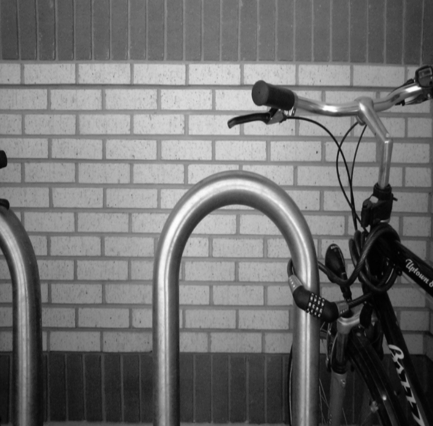
#> input picture Resources/Bikesgray.jpg, 433 x 426 px
$ jupyter execute 'Edge Detection.ipynb'
#> lines starting #> are read from the running program, lines starting #| are printed output that depends on the picture; after the words box and inside, x2 and y2 are one past the last pixel; in counts of white or black regions, pixels touching at a corner belong together
# Edge Detection

- Edge Detection is a Image processing technique used to identify the boundaries of objects and regions within an image where there are significant changes in intensity or color

[cell 1]
import cv2
import matplotlib.pyplot as plt
img = cv2.imread("Resources/Bikesgray.jpg", 0)
#> img is the input picture: shape (426, 433); min 1, max 255, mean 112.7
img = cv2.resize(img, (800, 800))
#> img: shape (800, 800)
img = img.astype('uint64')
plt.figure(figsize=(8,8))
plt.imshow(img, cmap = 'gray')

[cell 2]
img.shape
#> Out = (800, 800)

## Robert Cross Edge Detection

- Robert Cross edge detection is a basic method to detect edges in an image by applying two convolution masks (kernels) to highlight horizontal and vertical edges.
---

- Horizontal Filter (Gx):
|      | x0  | x1  |
|:--------:|:--------:|:--------:|
| y0   | +1  |  0  |
| y1   |  0  | -1  |

- Vertical Filter (Gy):
|      | x0  | x1  |
|:--------:|:--------:|:--------:|
| y0   |  0  | +1  |
| y1   | -1  |  0  |

[cell 3]
import numpy as np
def apply_filter_2x2(filter, img):
    output = np.array([[0]*len(img[0])]*len(img))
#> output: shape (800, 800) int64; every value is 0
    filter = np.array(filter)
    for i in range(len(img)):
        for j in range(len(img[0])):
            if i >= 1 and j >=1 and i <= (len(img[0]) -1) and j <= (len(img) -1):
                output[i][j] = (img[i-1: i+1, j-1:j+1] * filter).sum()
    return output

[cell 4]
robert_x = [[1, 0],[0, -1]]
robert_y = [[0, 1],[-1, 0]]
robert_x, robert_y

[cell 5]
rx_output = apply_filter_2x2(robert_x, img)
threshold = 10
rx_output[rx_output <= threshold] = 1
#> rx_output: shape (800, 800) int64; 60 distinct labels, from 1 to 70
rx_output[rx_output > threshold] = 0
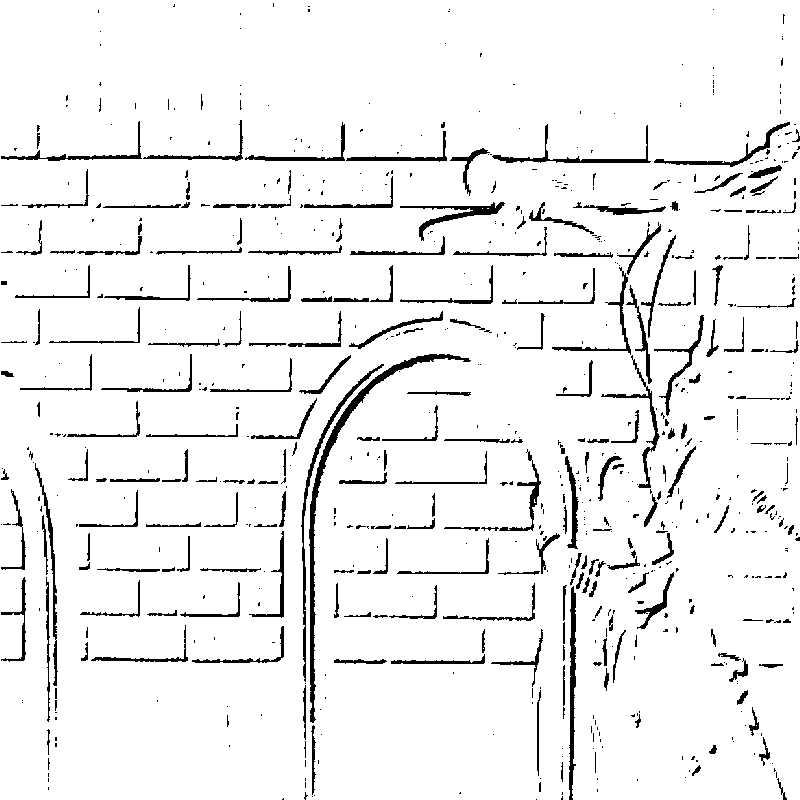
#> rx_output: shape (800, 800) int64; values 0 (black) and 1 (white), 93.8% white; 737 black regions (489 under 20 px), largest, box (x1, y1, x2, y2) and area: (309, 354, 471, 723) 2458, (301, 364, 384, 682) 1070, (569, 586, 576, 800) 946
plt.figure(figsize=(8,8))
plt.imshow(rx_output, cmap = 'binary')

[cell 6]
ry_output = apply_filter_2x2(robert_y, img)
threshold = 10
ry_output[ry_output <= threshold] = 1
#> ry_output: shape (800, 800) int64; 59 distinct labels, from 1 to 68
ry_output[ry_output > threshold] = 0
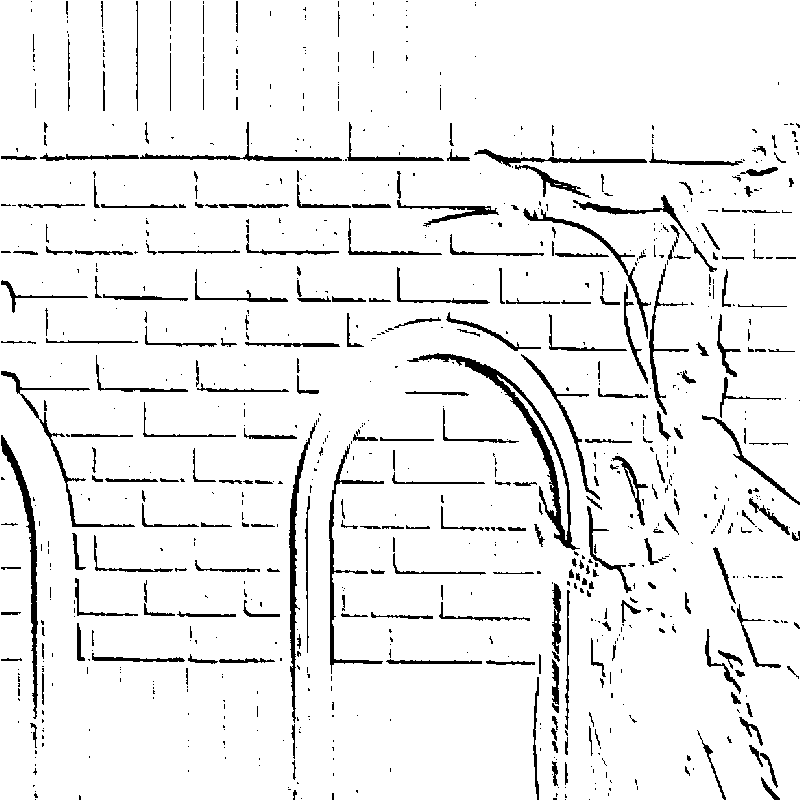
#> ry_output: shape (800, 800) int64; values 0 (black) and 1 (white), 93.4% white; 880 black regions (606 under 20 px), largest, box (x1, y1, x2, y2) and area: (407, 353, 580, 550) 2689, (1, 435, 38, 719) 1596, (289, 423, 316, 723) 1399
plt.figure(figsize=(8,8))
plt.imshow(ry_output, cmap = 'binary')

[cell 7]
rxy_output = rx_output & ry_output
#> rxy_output: shape (800, 800) int64; values 0 (black) and 1 (white), 89.6% white; 988 black regions (751 under 20 px), largest, box (x1, y1, x2, y2) and area: (517, 201, 744, 527) 8162, (301, 353, 580, 723) 8000, (1, 120, 800, 196) 4211
plt.figure(figsize=(8,8))
plt.imshow(rxy_output, cmap = 'binary')

[cell 8]
import numpy as np
def apply_filter_3x3(filter, img):
    output = np.array([[0]*len(img[0])]*len(img))
    filter = np.array(filter)
    for i in range(len(img)):
        for j in range(len(img[0])):
            if i >= 1 and j >=1 and i <= (len(img[0]) -2) and j <= (len(img) -2):
                output[i][j] = (img[i-1: i+2, j-1:j+2] * filter).sum()
    return output

## Sobel Edge Detection

Sobel edge detection is an edge detection technique that highlights edges by convolving an image with two filter kernels for detecting changes in horizontal and vertical gradients.

---

- Horizontal Filter (Gx):
|      | x0  | x1  | x2  |
|:----:|:---:|:---:|:---:|
| y0   | -1  |  0  | +1  |
| y1   | -2  |  0  | +2  |
| y2   | -1  |  0  | +1  |

- Vertical Filter (Gy):
|      | x0  | x1  | x2  |
|:----:|:---:|:---:|:---:|
| y0   | -1  | -2  | -1  |
| y1   |  0  |  0  |  0  |
| y2   | +1  | +2  | +1  |

[cell 9]
sorbel_x = [[-1, 0, 1], [-2, 0, 2], [-1, 0, 1]]
sorbel_y = [[-1, -2, -1], [0, 0, 0], [1, 2, 1]]
sorbel_x, sorbel_y

[cell 10]
sx_output = apply_filter_3x3(sorbel_x, img)
threshold = 40
sx_output[sx_output <= threshold] = 1
#> sx_output: shape (800, 800) int64; 346 distinct labels, from 1 to 431
sx_output[sx_output > threshold] = 0
#> sx_output: shape (800, 800) int64; values 0 (black) and 1 (white), 92.1% white; 747 black regions (516 under 20 px), largest, box (x1, y1, x2, y2) and area: (286, 338, 409, 799) 4626, (1, 435, 38, 799) 2870, (468, 359, 573, 549) 2798
plt.figure(figsize=(8,8))
plt.imshow(sx_output, cmap = 'binary')

[cell 11]
sy_output = apply_filter_3x3(sorbel_y, img)
#> after the loop in apply_filter_3x3 (call 2), `for i in range(len(img)):`:
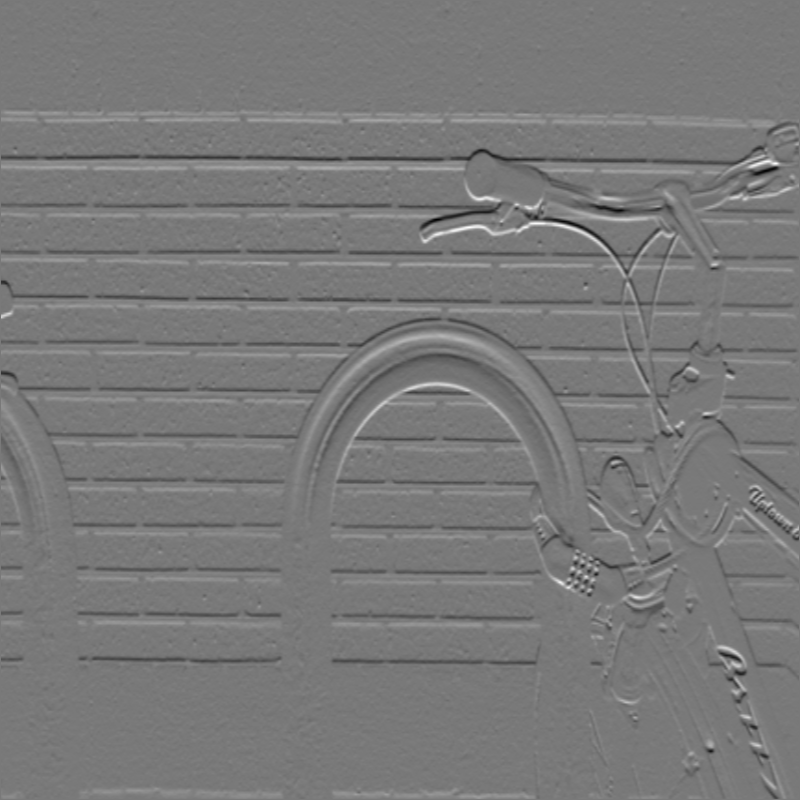
#> output: shape (800, 800) int64; min -387, max 424, mean -0.3; drawn with min black and max white
threshold = 40
sy_output[sy_output <= threshold] = 1
#> sy_output: shape (800, 800) int64; 353 distinct labels, from 1 to 424
sy_output[sy_output > threshold] = 0
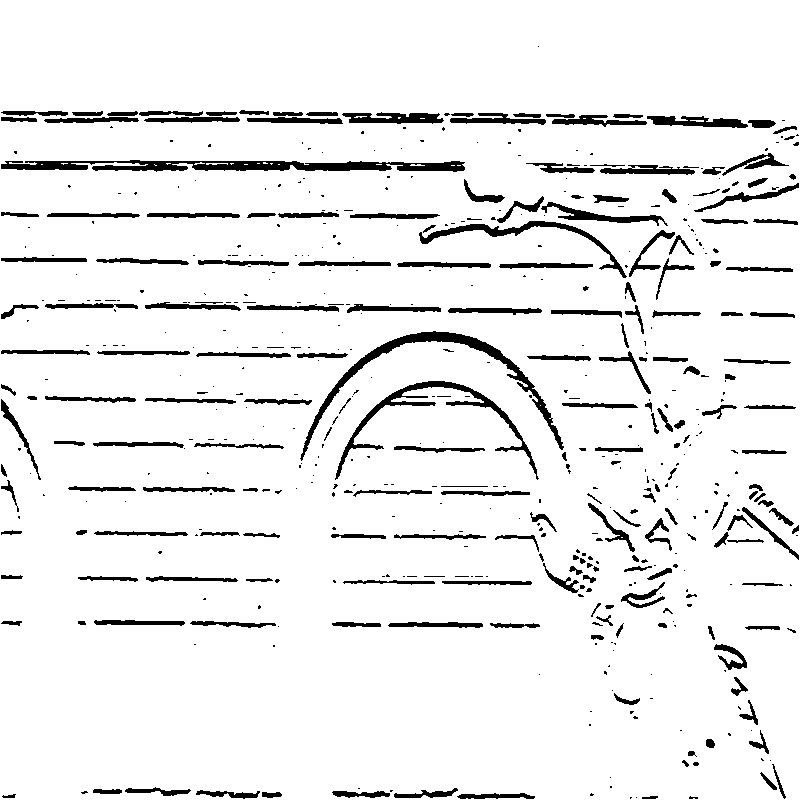
#> sy_output: shape (800, 800) int64; values 0 (black) and 1 (white), 92.6% white; 547 black regions (336 under 20 px), largest, box (x1, y1, x2, y2) and area: (1, 160, 465, 172) 3547, (300, 331, 564, 461) 2720, (335, 381, 539, 480) 2048
plt.figure(figsize=(8,8))
plt.imshow(sy_output, cmap = 'binary')

[cell 12]
sxy_output = sx_output & sy_output
#> sxy_output: shape (800, 800) int64; values 0 (black) and 1 (white), 85.5% white; 846 black regions (627 under 20 px), largest, box (x1, y1, x2, y2) and area: (286, 331, 573, 799) 9421, (419, 163, 721, 466) 7836, (520, 353, 638, 799) 5656
plt.figure(figsize=(8,8))
plt.imshow(sxy_output, cmap = 'binary')

## Prewitt Edge Detection

Prewitt edge detection is another technique to detect edges in an image by using convolution filters to emphasize the changes in intensity along the horizontal and vertical directions.

---

- Horizontal Filter (Gx):
|      | x0  | x1  | x2  |
|:----:|:---:|:---:|:---:|
| y0   | -1  |  0  | +1  |
| y1   | -1  |  0  | +1  |
| y2   | -1  |  0  | +1  |

- Vertical Filter (Gy):
|      | x0  | x1  | x2  |
|:----:|:---:|:---:|:---:|
| y0   | -1  | -1  | -1  |
| y1   |  0  |  0  |  0  |
| y2   | +1  | +1  | +1  |

[cell 13]
prewitt_x = [[-1, 0, 1], [-1, 0, 1], [-1, 0, 1]]
prewitt_y = [[-1, -1, -1], [0, 0, 0], [1, 1, 1]]
prewitt_x, prewitt_y

[cell 14]
px_output = apply_filter_3x3(prewitt_x, img)
threshold = 40
px_output[px_output <= threshold] = 1
#> px_output: shape (800, 800) int64; 257 distinct labels, from 1 to 321
px_output[px_output > threshold] = 0
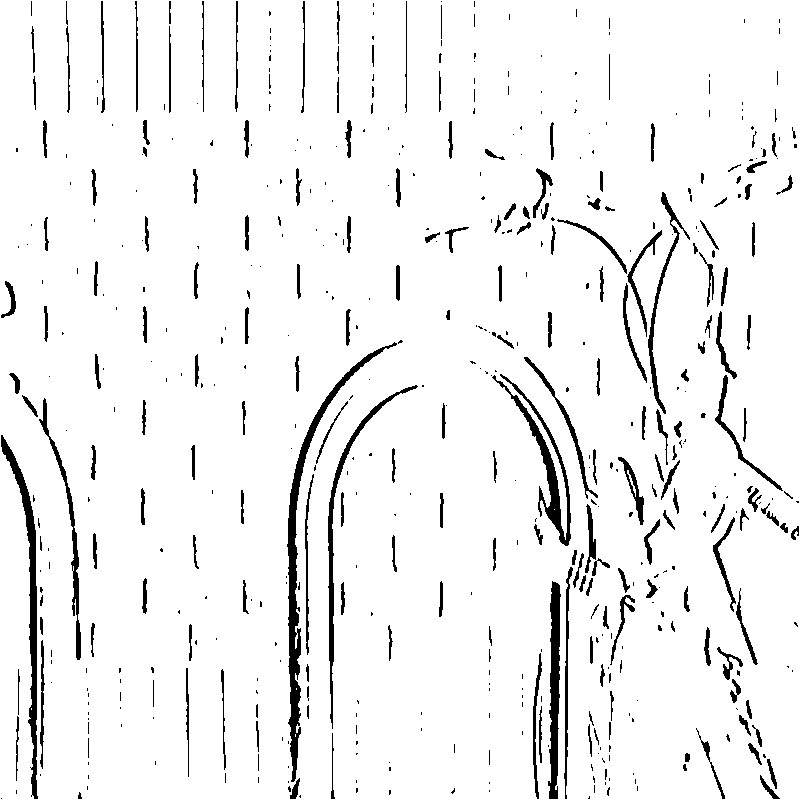
#> px_output: shape (800, 800) int64; values 0 (black) and 1 (white), 94.2% white; 544 black regions (338 under 20 px), largest, box (x1, y1, x2, y2) and area: (287, 342, 397, 782) 3514, (1, 435, 38, 799) 2402, (492, 374, 571, 546) 2070
plt.figure(figsize=(8,8))
plt.imshow(px_output, cmap = 'binary')

[cell 15]
py_output = apply_filter_3x3(prewitt_y, img)
threshold = 40
py_output[py_output <= threshold] = 1
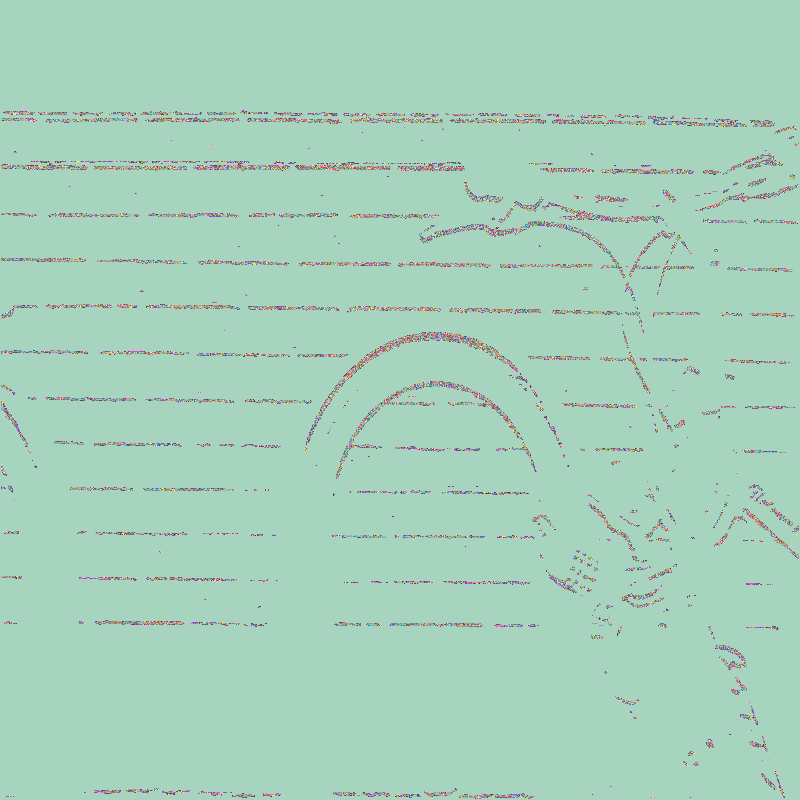
#> py_output: shape (800, 800) int64; 260 distinct labels, from 1 to 316; one colour per label, 0 black
py_output[py_output > threshold] = 0
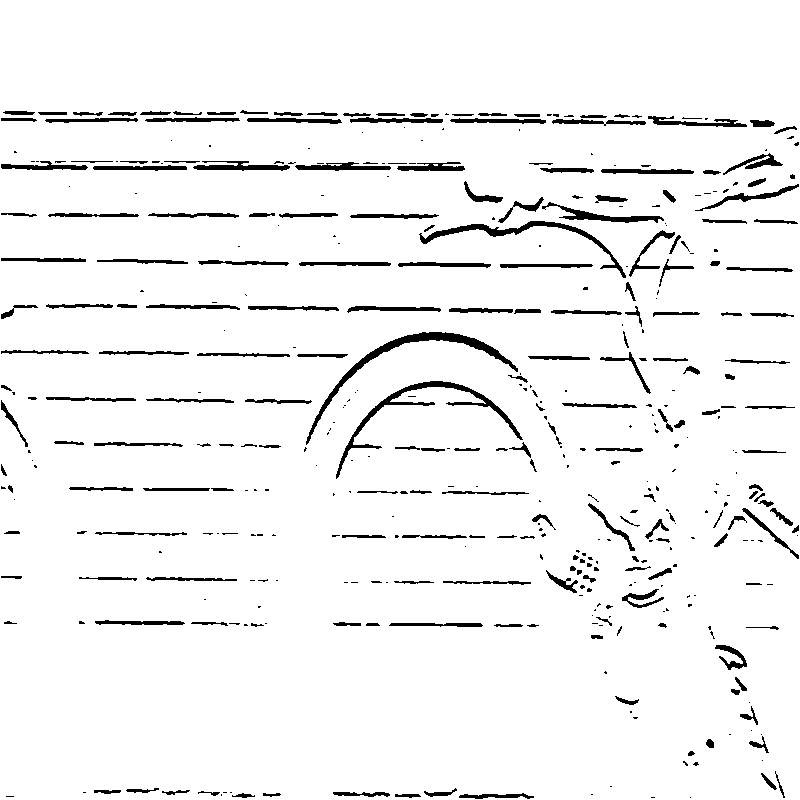
#> py_output: shape (800, 800) int64; values 0 (black) and 1 (white), 94.8% white; 435 black regions (222 under 20 px), largest, box (x1, y1, x2, y2) and area: (306, 332, 518, 445) 1710, (336, 381, 523, 479) 1533, (419, 221, 626, 278) 1209
plt.figure(figsize=(8,8))
plt.imshow(py_output, cmap = 'binary')

[cell 16]
pxy_output = px_output & py_output
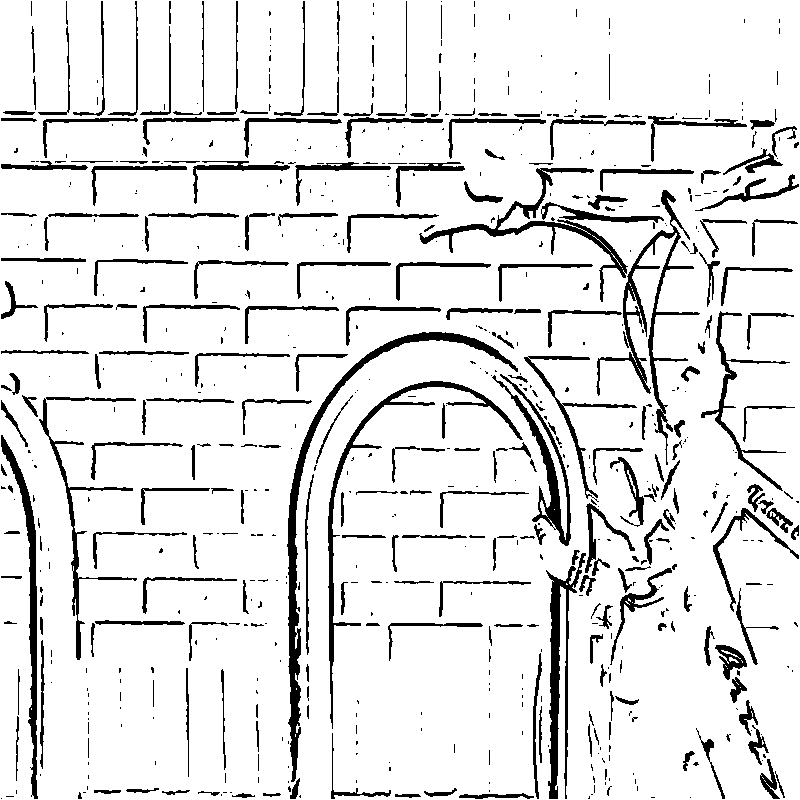
#> pxy_output: shape (800, 800) int64; values 0 (black) and 1 (white), 89.4% white; 686 black regions (423 under 20 px), largest, box (x1, y1, x2, y2) and area: (287, 332, 518, 782) 4607, (596, 190, 700, 465) 3065, (546, 553, 586, 799) 2719
plt.figure(figsize=(8,8))
plt.imshow(sxy_output, cmap = 'binary')
